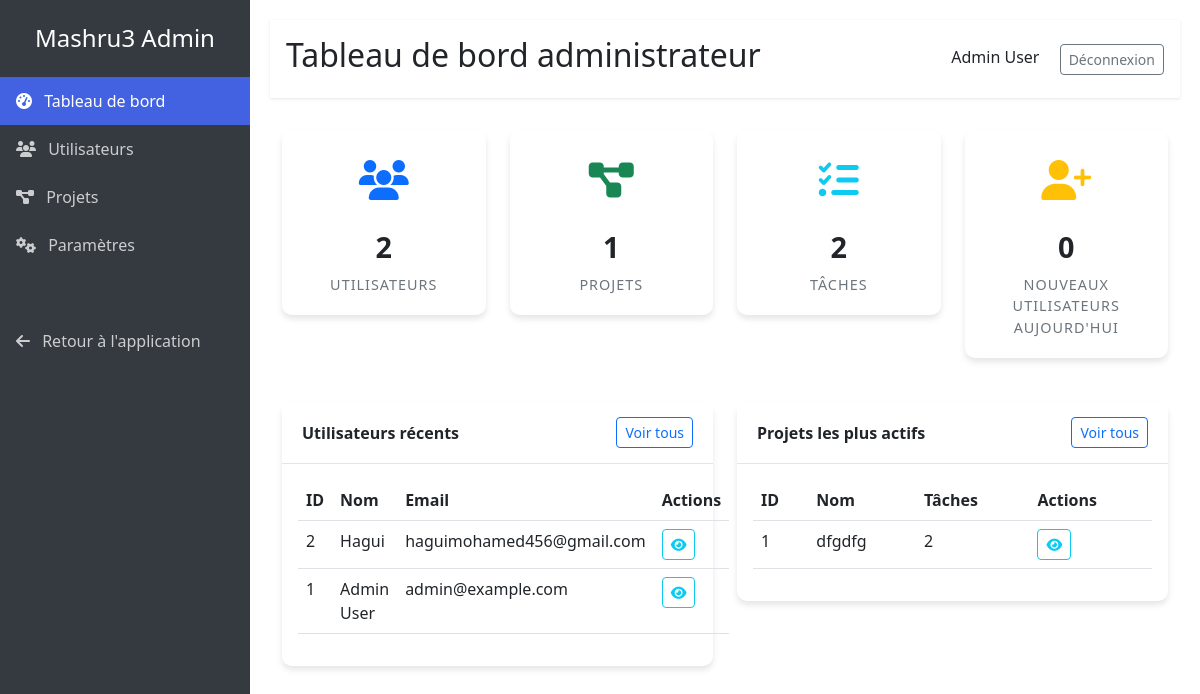
The app's page /admin (signed in), older data.
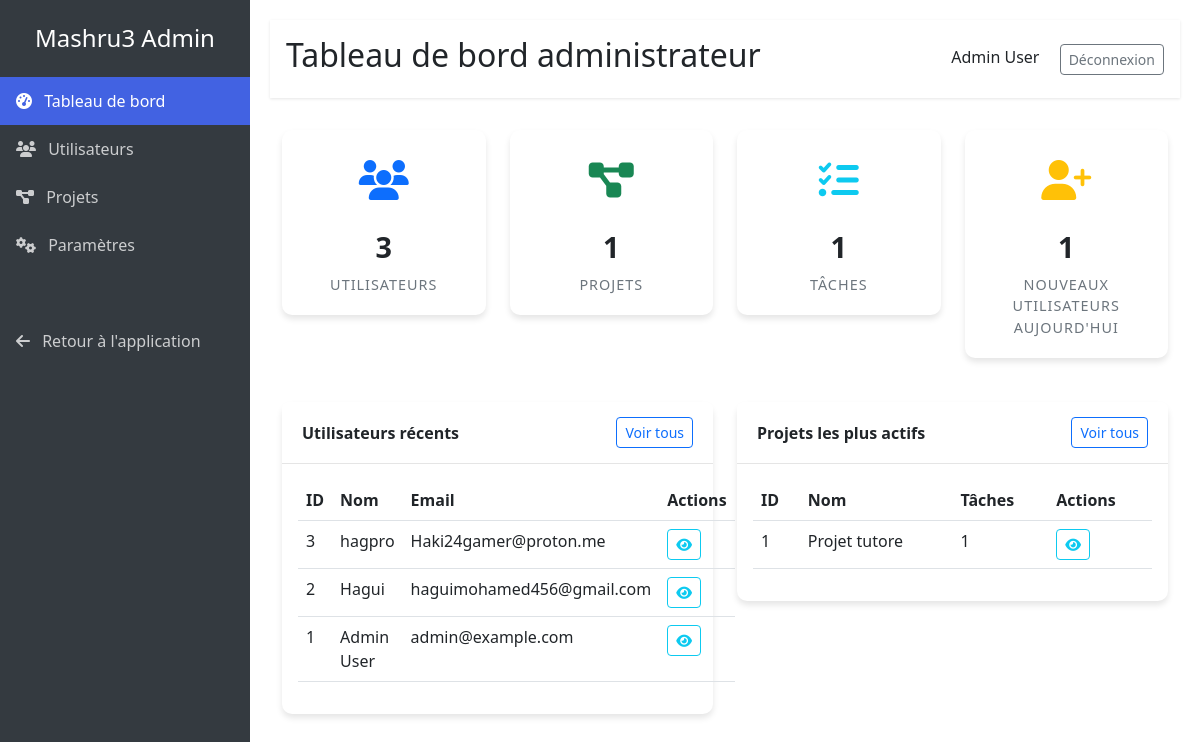
The same page, newer data.
### app.py (models this page shows)
class User(db.Model):
    user_id = db.Column(db.Integer, primary_key=True)
    name = db.Column(db.String(255), nullable=False)
    image = db.Column(db.String(255))
    password = db.Column(db.String(255), nullable=False)
    email = db.Column(db.String(255), unique=True, nullable=False)
    is_admin = db.Column(db.Boolean, default=False)
    created_at = db.Column(db.DATE, server_default=db.func.current_date())  # Add created_at field

class Project(db.Model):
    project_id = db.Column(db.Integer, primary_key=True)
    name = db.Column(db.String(255), nullable=False)
    description = db.Column(db.Text)
    image = db.Column(db.String(255))
    start_date = db.Column(db.DATE, nullable=True)
    end_date = db.Column(db.DATE, nullable=True)
    finished_date = db.Column(db.DATE, nullable=True)
    created_at = db.Column(db.DATE, server_default=db.func.current_date())

### app.py (the view)
@app.route('/admin')
def admin_dashboard():
    if 'user_id' not in session:
        return redirect(url_for('connexion'))
    user = db.session.get(User, session['user_id'])
    if not user or not user.is_admin:
        return redirect(url_for('dashboard'))
    total_users = User.query.count()
    total_projects = Project.query.count()
    total_tasks = Task.query.count()
    try:
        new_users_today = User.query.filter(User.created_at >= date.today()).count()
    except:
        new_users_today = 0  # Fallback if created_at isn't available on some users
    recent_users = User.query.order_by(User.user_id.desc()).limit(5).all()
    project_stats = db.session.query(
        Project.project_id,
        Project.name,
        db.func.count(Task.task_id).label('task_count')
    ).join(Task, Task.project_id == Project.project_id, isouter=True).group_by(
        Project.project_id, Project.name
    ).order_by(db.desc('task_count')).limit(5).all()
    return render_template(
        'admin/dashboard.html',
        total_users=total_users,
        total_projects=total_projects,
        total_tasks=total_tasks,
        new_users_today=new_users_today,
        recent_users=recent_users,
        project_stats=project_stats
    )

### app.py (called while the page is built)
@app.context_processor
def inject_quote():
    return {'quote': random.choice(COLLABORATION_QUOTES) if 'COLLABORATION_QUOTES' in globals() else None}

@app.context_processor
def inject_user_data():
    if 'user_id' in session:
        user = db.session.get(User, session['user_id'])
        if user:
            return {
                'user_first_name': user.name,
                'user_image': user.image,
                'is_admin': user.is_admin  # Add admin status here
            }
    return {'user_first_name': None, 'user_image': None, 'is_admin': False}

@app.context_processor
def inject_notifications_data():
    if 'user_id' in session:
        unread_count = Notification.query.filter_by(
            recipient_id=session['user_id'],
            is_read=False
        ).count()
        return {'notification_count': unread_count}
    return {'notification_count': 0}

### templates/admin/dashboard.html (shortened to what this page needs)
{% extends 'admin/base.html' %}
{% block page_title %}Tableau de bord administrateur{% endblock %}
{% block content %}
<div class="container-fluid">
    <div class="row mb-4">
        <div class="col-md-3">
            <div class="stat-card text-center">
                <div class="stat-icon text-primary">
                    <i class="fas fa-users"></i>
                </div>
                <div class="stat-number">{{ total_users }}</div>
                <div class="stat-title">Utilisateurs</div>
            </div>
        </div>
        <div class="col-md-3">
            <div class="stat-card text-center">
                <div class="stat-icon text-success">
                    <i class="fas fa-project-diagram"></i>
                </div>
                <div class="stat-number">{{ total_projects }}</div>
                <div class="stat-title">Projets</div>
            </div>
        </div>
        <div class="col-md-3">
            <div class="stat-card text-center">
                <div class="stat-icon text-info">
                    <i class="fas fa-tasks"></i>
                </div>
                <div class="stat-number">{{ total_tasks }}</div>
                <div class="stat-title">Tâches</div>
            </div>
        </div>
        <div class="col-md-3">
            <div class="stat-card text-center">
                <div class="stat-icon text-warning">
                    <i class="fas fa-user-plus"></i>
                </div>
                <div class="stat-number">{{ new_users_today }}</div>
                <div class="stat-title">Nouveaux utilisateurs aujourd'hui</div>
            </div>
        </div>
    </div>
    <div class="row">
        <div class="col-md-6">
            <div class="card">
                <div class="card-header d-flex justify-content-between align-items-center">
                    <span>Utilisateurs récents</span>
                    <a href="{{ url_for('admin_users') }}" class="btn btn-sm btn-outline-primary">Voir tous</a>
                </div>
                <div class="card-body">
                    <table class="table table-hover">
                        <thead>
                            <tr>
                                <th>ID</th>
                                <th>Nom</th>
                                <th>Email</th>
                                <th>Actions</th>
                            </tr>
                        </thead>
                        <tbody>
                            {% for user in recent_users %}
                            <tr>
                                <td>{{ user.user_id }}</td>
                                <td>{{ user.name }}</td>
                                <td>{{ user.email }}</td>
                                <td>
                                    <a href="{{ url_for('admin_user_details', user_id=user.user_id) }}" class="btn btn-sm btn-outline-info">
                                        <i class="fas fa-eye"></i>
                                    </a>
                                </td>
                            </tr>
                            {% else %}
                            <tr>
                                <td colspan="4" class="text-center">Aucun utilisateur trouvé</td>
                            </tr>
                            {% endfor %}
                        </tbody>
                    </table>
                </div>
            </div>
        </div>
        <div class="col-md-6">
            <div class="card">
                <div class="card-header d-flex justify-content-between align-items-center">
                    <span>Projets les plus actifs</span>
                    <a href="{{ url_for('admin_projects') }}" class="btn btn-sm btn-outline-primary">Voir tous</a>
                </div>
                <div class="card-body">
                    <table class="table table-hover">
                        <thead>
                            <tr>
                                <th>ID</th>
                                <th>Nom</th>
                                <th>Tâches</th>
                                <th>Actions</th>
                            </tr>
                        </thead>
                        <tbody>
                            {% for project in project_stats %}
                            <tr>
                                <td>{{ project.project_id }}</td>
                                <td>{{ project.name }}</td>
                                <td>{{ project.task_count }}</td>
                                <td>
                                    <a href="{{ url_for('admin_project_details', project_id=project.project_id) }}" class="btn btn-sm btn-outline-info">
                                        <i class="fas fa-eye"></i>
                                    </a>
                                </td>
                            </tr>
                            {% else %}
                            <tr>
                                <td colspan="4" class="text-center">Aucun projet trouvé</td>
                            </tr>
                            {% endfor %}
                        </tbody>
                    </table>
                </div>
            </div>
        </div>
    </div>
</div>
{% endblock %}

### templates/admin/base.html (shortened to what this page needs)
<!DOCTYPE html>
<html lang="fr">
<head>
    <link href="https://cdn.jsdelivr.net/npm/bootstrap@5.2.3/dist/css/bootstrap.min.css" rel="stylesheet">
    <link rel="stylesheet" href="https://cdnjs.cloudflare.com/ajax/libs/font-awesome/6.4.0/css/all.min.css">
</head>
<body>
    <div class="sidebar">
        <div class="d-flex align-items-center justify-content-center py-4">
            <h4 class="m-0">Mashru3 Admin</h4>
        </div>
        <ul class="nav flex-column">
            <li class="nav-item">
                <a href="{{ url_for('admin_dashboard') }}" class="nav-link {% if request.path == url_for('admin_dashboard') %}active{% endif %}">
                    <i class="fas fa-tachometer-alt me-2"></i> Tableau de bord
                </a>
            </li>
            <li class="nav-item">
                <a href="{{ url_for('admin_users') }}" class="nav-link {% if request.path == url_for('admin_users') %}active{% endif %}">
                    <i class="fas fa-users me-2"></i> Utilisateurs
                </a>
            </li>
            <li class="nav-item">
                <a href="{{ url_for('admin_projects') }}" class="nav-link {% if request.path == url_for('admin_projects') %}active{% endif %}">
                    <i class="fas fa-project-diagram me-2"></i> Projets
                </a>
            </li>
            <li class="nav-item">
                <a href="{{ url_for('admin_settings') }}" class="nav-link {% if request.path == url_for('admin_settings') %}active{% endif %}">
                    <i class="fas fa-cogs me-2"></i> Paramètres
                </a>
            </li>
            <li class="nav-item mt-5">
                <a href="{{ url_for('dashboard') }}" class="nav-link">
                    <i class="fas fa-arrow-left me-2"></i> Retour à l'application
                </a>
            </li>
        </ul>
    </div>
    <div class="main-content">
        <div class="header">
            <div class="d-flex justify-content-between align-items-center">
                <h2>{% block page_title %}Administration{% endblock %}</h2>
                <div>
                    <span class="me-3">{{ user_first_name }}</span>
                    <form action="{{ url_for('deconnexion') }}" method="POST" style="display: inline;">
                        <button type="submit" class="btn btn-outline-secondary btn-sm">Déconnexion</button>
                    </form>
                </div>
            </div>
        </div>
        <div class="content">
            {% block content %}{% endblock %}
        </div>
    </div>
</body>
</html>

### templates/admin/base.html (style rules this page uses)
:root { --primary: #4262e2; --secondary: #6c757d; --success: #28a745; --danger: #dc3545; --warning: #ffc107; --info: #17a2b8; --light: #f8f9fa; --dark: #343a40; --sidebar-width: 250px; }
body { min-height: 100vh; display: flex; }
.sidebar { width: var(--sidebar-width); background-color: var(--dark); color: white; min-height: 100vh; position: fixed; top: 0; left: 0; z-index: 1000; }
.sidebar .nav-link { color: rgba(255, 255, 255, 0.75); padding: 0.75rem 1rem; transition: all 0.2s ease; }
.sidebar .nav-link.active { color: white; background-color: var(--primary); }
.main-content { width: calc(100% - var(--sidebar-width)); margin-left: var(--sidebar-width); padding: 20px; }
.header { background-color: white; box-shadow: 0 1px 3px rgba(0,0,0,0.1); padding: 1rem; margin-bottom: 2rem; }
.card { border: none; border-radius: 10px; box-shadow: 0 4px 6px rgba(0, 0, 0, 0.1); margin-bottom: 20px; }
.card-header { background-color: white; border-bottom: 1px solid rgba(0,0,0,0.1); font-weight: bold; padding: 15px 20px; }
.stat-card { background-color: white; border-radius: 10px; box-shadow: 0 4px 6px rgba(0,0,0,0.1); padding: 20px; margin-bottom: 20px; transition: transform 0.2s ease; }
.stat-icon { font-size: 2.5rem; margin-bottom: 15px; }
.stat-number { font-size: 1.8rem; font-weight: bold; margin-bottom: 5px; }
.stat-title { color: var(--secondary); font-size: 0.9rem; text-transform: uppercase; letter-spacing: 1px; }

Row changes from the older to the newer data that the page shows:
added User: user_id "3", name "hagpro", email "Haki24gamer@proton.me"
changed Project id 1: name "dfgdfg" → "Projet tutore"; task_count "2" → "1"
Text that changed along with them:
{{ total_users }}: "2" → "3"
{{ total_tasks }}: "2" → "1"
{{ new_users_today }}: "0" → "1"
